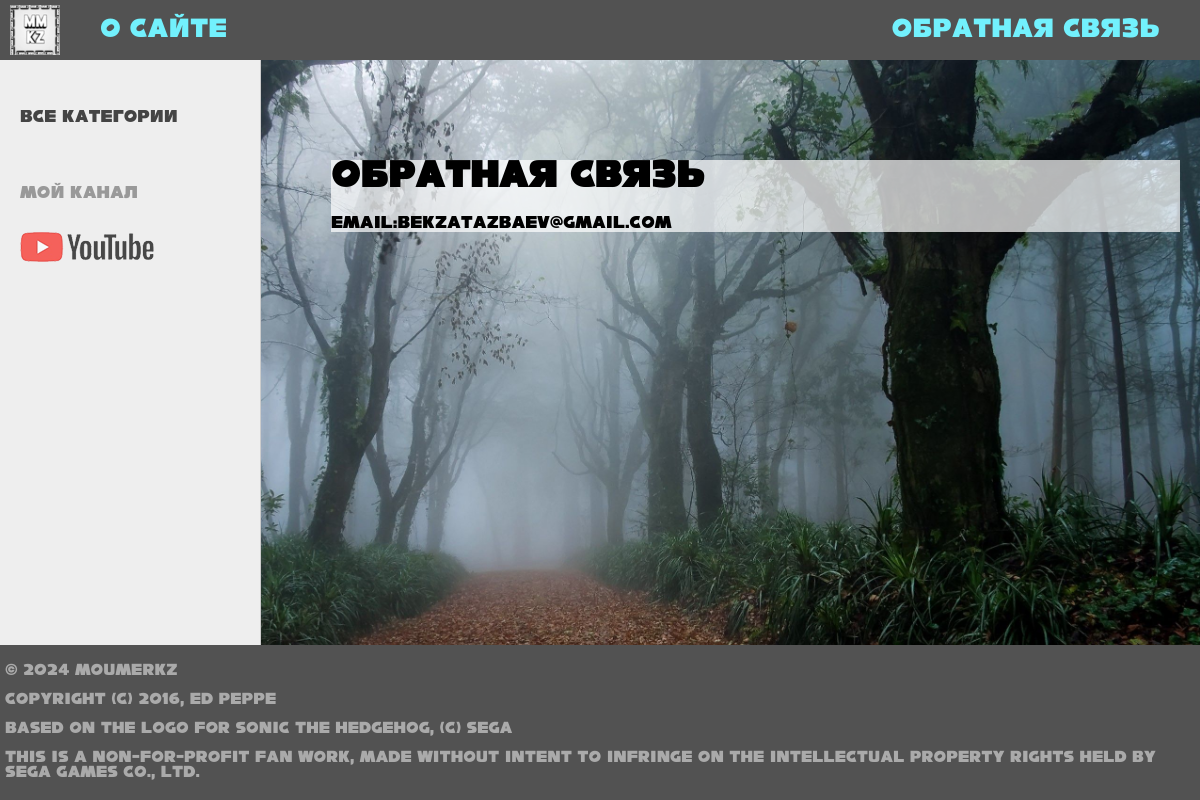
Page /contact/ on the earlier database version.
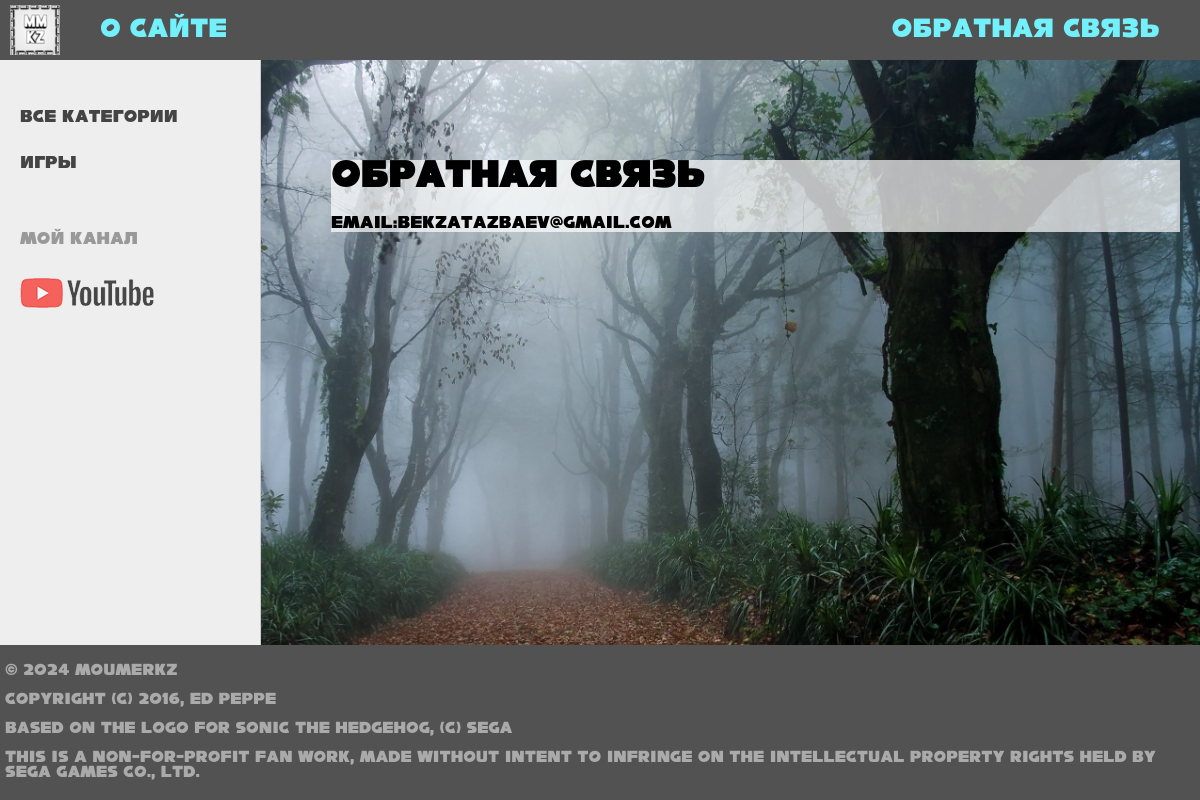
Same page on the later database version.
### lol/models.py (models this page shows, shortened)
class Category(models.Model):
    name = models.CharField(max_length=100, db_index=True, verbose_name="Категория")
    slug = models.SlugField(max_length=255, unique=True, db_index=True, verbose_name="URL")
    def get_absolute_url(self):
        return reverse('category', kwargs={'cat_id': self.pk})
    class Meta:
        verbose_name = 'Категория'
        verbose_name_plural = 'Категории'
        ordering = ['id']

### lol/views.py (the view)
# urls.py: path('contact/', contact, name='contact'),
def contact(request):
    return render(request, 'lol/contact.html', {'menu': menu, 'title': 'Обратная связь'})

### lol/templatetags/lol_tags.py (called while the page is built)
@register.simple_tag(name='getcats')
def get_categories():
    return Category.objects.all()

### lol/templates/lol/contact.html
{% extends 'lol/base.html' %}
{% block content %}
<h1>{{title}}</h1>
<p>Email:bekzatazbaev@gmail.com
{% endblock %}

### lol/templates/lol/base.html (shortened to what this page needs)
{% load static %}
{% load lol_tags %}
<!DOCTYPE html>
<html>
<head>
	<link type="text/css" href="{% static 'lol/css/styles.css' %}" rel="stylesheet" />
</head>
<body>
<table class="table-page" border=0 cellpadding="0" cellspacing="0">
<tr><td valign=top>
{% block mainmenu %}
		<div class="header">
			<ul id="mainmenu" class="mainmenu">
			<li class="logo"><a href="{% url 'home' %}"><div class="logo"></div></a></li>
{% for m in menu %}
	{% if not forloop.last %}
			<li><a href="{% url m.url_name %}">{{m.title}}</a></li>
	{% else %}
			<li class="last"><a href="{% url m.url_name %}">{{m.title}}</a></li>
	{% endif %}
{% endfor %}
			</ul>
		</div>
{% endblock mainmenu %}
<table class="table-content" border=0 cellpadding="0" cellspacing="0">
<tr>
	<td valign="top" class="left-chapters">
		{% getcats as categories %}
	<ul id="leftchapters">
		{% if cat_selected == 0 %}
		<li class="selected">Все категории</li>
{% else %}
		<li><a href="{% url 'home' %}">Все категории</a></li>
{% endif %}
{% for c in categories %}
	{% if c.pk == cat_selected %}
		<li class="selected">{{c.name}}</li>
	{% else %}
		<li><a href="{{ c.get_absolute_url }}">{{c.name}}</a></li>
	{% endif %}
{% endfor %}
		<li class="share">
		<p>Мой канал</p>
		<a class="share-yt" href="https://www.youtube.com/channel/UCiZ1iw8q-ur69dCQcQ0SCNA" target="_blank" rel="nofollow"></a>
		</li>
	</ul>
</td>
<td valign="top" class="content">
	<div class="content-text">
{% block content %}
{% endblock %}
	</div>
</td></tr></table>
</td></tr>
<tr><td valign=top>
	<div id="footer">
		<p>&copy; 2024 MouMerKZ</p>
		<p>Copyright (c) 2016, Ed Peppe</p>
        <p>Based on the logo for Sonic the Hedgehog, (c) SEGA</p>
        <p>This is a non-for-profit fan work, made without intent to infringe on the intellectual property rights held by SEGA Games Co., Ltd.</p>
	</div>
</td></tr></table>
</body>
</html>

Differences in the rows shown:
added Category: name "Игры"
